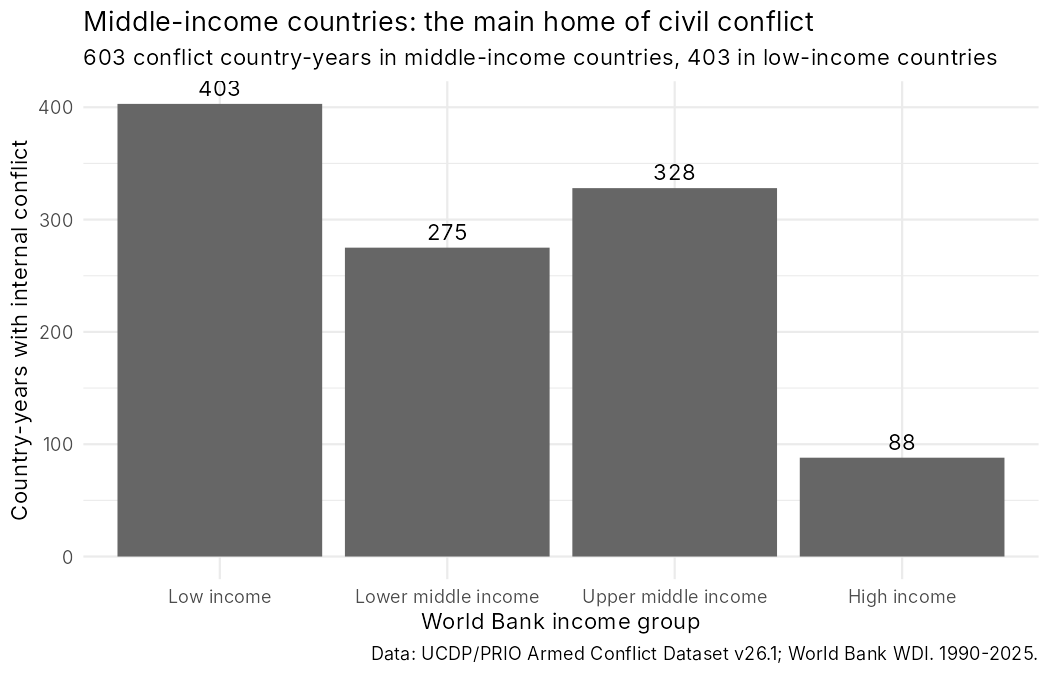

Here is the R script that generated this plot:
# Figure 3
library(dplyr)
library(ggplot2)

d <- read.csv("data/lab2_full_table.csv")

# Number of country-years with internal conflict in each World Bank income group
by_group <- d %>%
  filter(conflict == 1) %>%
  count(income_group)
by_group

# Order the groups from poorest to richest
by_group$income_group <- factor(by_group$income_group,
                                levels = c("Low income", "Lower middle income",
                                           "Upper middle income", "High income"))

ggplot(by_group, aes(x = income_group, y = n)) +
  geom_col(fill = "grey40") +
  geom_text(aes(label = n), vjust = -0.5) +
  labs(title = "Middle-income countries: the main home of civil conflict",
       subtitle = "603 conflict country-years in middle-income countries, 403 in low-income countries",
       x = "World Bank income group",
       y = "Country-years with internal conflict",
       caption = "Data: UCDP/PRIO Armed Conflict Dataset v26.1; World Bank WDI. 1990-2025.") +
  theme_minimal()

ggsave("figure_3.png", width = 7, height = 4.5, dpi = 150, bg = "white")
